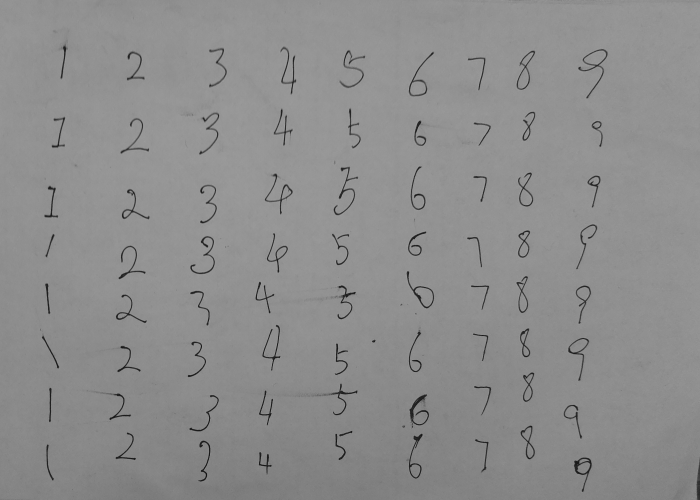
#> input picture 03.A4纸区域的图像二值化与数字提取/src/numbers_A4.png, 1400 x 1000 px (shown at 1/2 size)
$ python extract_binary_rect.py   (older library calls are emulated)
#> lines starting #> are read from the running program, lines starting #| are printed output that depends on the picture; after the words box and inside, x2 and y2 are one past the last pixel; in counts of white or black regions, pixels touching at a corner belong together

import cv2
import numpy as np
from matplotlib import pyplot as plt

# 载入图片
img = cv2.imread('numbers_A4.png')
#> img is the input picture: shape (1000, 1400, 3); min 8, max 168, mean 141.3


lowerb = (0,0,116)
upperb = (255,255,255)
# 根据hsv阈值 进行二值化
back_mask = cv2.inRange(cv2.cvtColor(img, cv2.COLOR_BGR2HSV), lowerb, upperb)
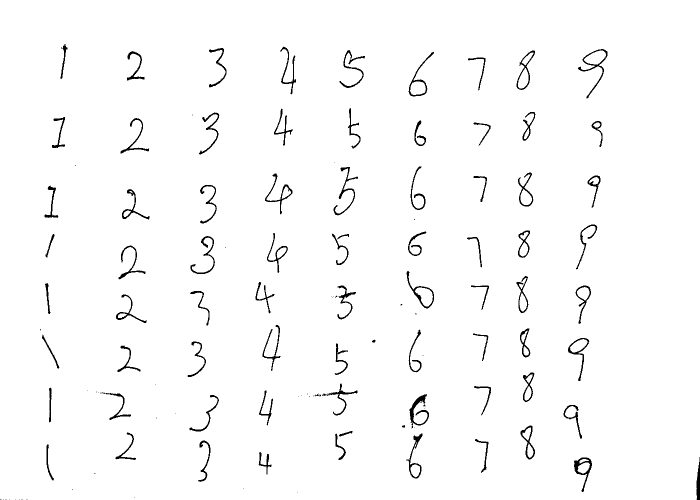
#> back_mask: shape (1000, 1400) (shown at 1/2 size); 97.9% white; 127 black regions (48 under 20 px), largest, box (x1, y1, x2, y2) and area: (819, 788, 858, 851) 773, (1156, 98, 1215, 197) 678, (1148, 915, 1184, 984) 670

cv2.imwrite('number_back_mask_by_hsv_threshold.png', back_mask)

# 形态学操作， 圆形核腐蚀
kernel = cv2.getStructuringElement(cv2.MORPH_ELLIPSE,(3,3))
back_mask = cv2.erode(back_mask, kernel, iterations=1)
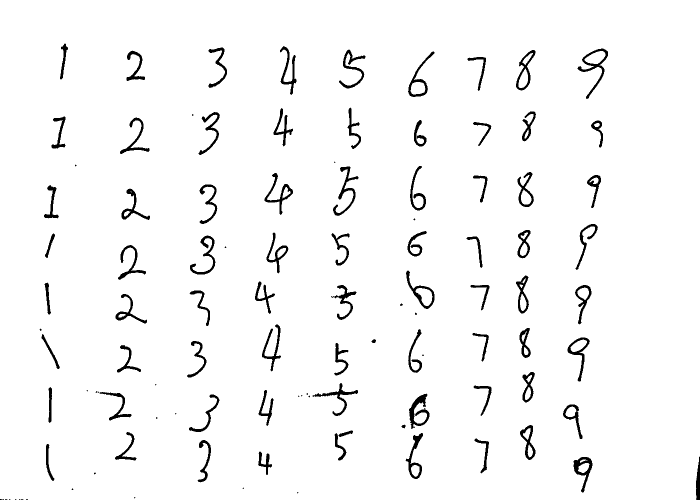
#> back_mask: shape (1000, 1400) (shown at 1/2 size); 96.6% white; 106 black regions (30 under 20 px), largest, box (x1, y1, x2, y2) and area: (818, 787, 859, 858) 1140, (1155, 97, 1216, 198) 1102, (666, 333, 717, 432) 1048
# 反色 变为数字的掩模
num_mask = cv2.bitwise_not(back_mask)
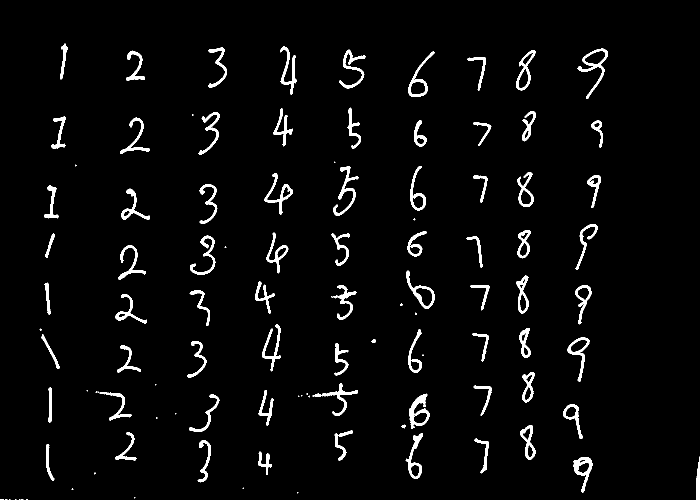
#> num_mask: shape (1000, 1400) (shown at 1/2 size); 3.4% white; 106 white regions (30 under 20 px), largest, box (x1, y1, x2, y2) and area: (818, 787, 859, 858) 1140, (1155, 97, 1216, 198) 1102, (666, 333, 717, 432) 1048
# 中值滤波
num_mask = cv2.medianBlur(num_mask,3)
#> num_mask: shape (1000, 1400); 3.4% white; 106 white regions (30 under 20 px)
cv2.imwrite('number_mask_filter_by_median.png', num_mask)

# 寻找轮廓
bimg, contours, hier = cv2.findContours(num_mask, cv2.RETR_EXTERNAL, cv2.CHAIN_APPROX_SIMPLE)
#> contours = 106 contours, 30 with area under 20; largest, box (x1, y1, x2, y2) and area: (1155, 97, 1216, 198) 1660, (812, 541, 869, 618) 1504, (818, 788, 859, 857) 1457, (1032, 100, 1071, 181) 1420, (816, 103, 869, 194) 1339

# 声明画布 拷贝自img
canvas = cv2.cvtColor(num_mask, cv2.COLOR_GRAY2BGR)
#> canvas: shape (1000, 1400, 3); 3.4% white; 106 white regions (30 under 20 px), largest, box (x1, y1, x2, y2) and area: (818, 788, 859, 857) 1143, (1155, 97, 1216, 198) 1105, (666, 333, 717, 432) 1051

def getStandardDigit(img):
    '''
        返回标准的数字矩阵
    '''
    STD_WIDTH = 32 # 标准宽度
    STD_HEIGHT = 64

    height,width = img.shape

    # 判断是否存在长条的1
    new_width = int(width * STD_HEIGHT / height)
    if new_width > STD_WIDTH:
        new_width = STD_WIDTH
    # 以高度为准进行缩放
    resized_num = cv2.resize(img, (new_width,STD_HEIGHT), interpolation = cv2.INTER_NEAREST)
    # 新建画布
    canvas = np.zeros((STD_HEIGHT, STD_WIDTH))
    x = int((STD_WIDTH - new_width) / 2)
    canvas[:,x:x+new_width] = resized_num

    return canvas

minWidth = 5 # 最小宽度
minHeight = 20 # 最小高度

base = 1000 # 计数编号
imgIdx = base # 当前图片的编号

# 检索满足条件的区域
for cidx,cnt in enumerate(contours):
    (x, y, w, h) = cv2.boundingRect(cnt)
    if w < minWidth or h < minHeight:
        # 如果不满足条件就过滤掉
        continue
    # 获取ROI图片
    digit = num_mask[y:y+h, x:x+w]
    digit = getStandardDigit(digit)
    cv2.imwrite('./digits_bin/{}.png'.format(imgIdx), digit)
    imgIdx+=1

    # 原图绘制圆形
    cv2.rectangle(canvas, pt1=(x, y), pt2=(x+w, y+h),color=(0, 255, 255), thickness=2)
#> this loop made 106 passes
#> (y, w, h, height in getStandardDigit, width in getStandardDigit) on passes 13, 14, 15, 16, 17, 18, 19, 20, 21, 23, 27, 31: (914, 38, 71, 71, 38), (913, 8, 87, 87, 8), (903, 27, 47, 47, 27), (888, 17, 74, 74, 17), (880, 26, 84, 84, 26), (877, 29, 69, 69, 29), (867, 24, 54, 54, 24), (866, 34, 92, 92, 34), (864, 43, 57, 57, 43), (850, 31, 70, 70, 31), (809, 39, 69, 69, 39), (789, 61, 75, 75, 61)
#> (y, w, h) on passes 5, 6, 7, 8, 9, 11: (998, 5, 2), (998, 5, 2), (998, 8, 2), (995, 1, 1), (985, 1, 1), (976, 1, 1)
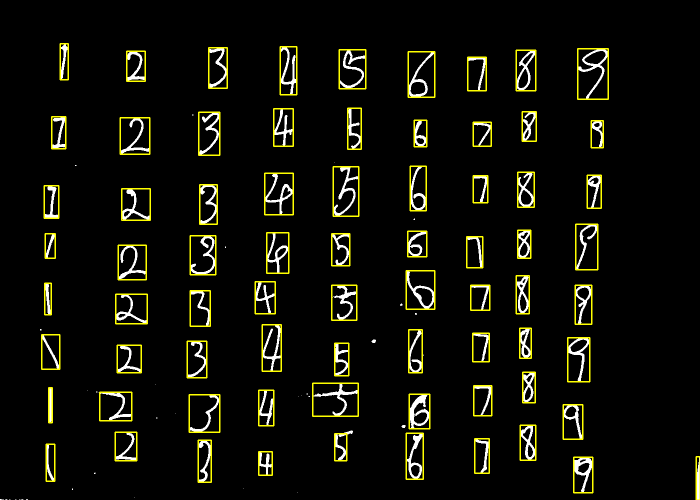
#> canvas: shape (1000, 1400, 3) (shown at 1/2 size); mean B, G, R 8.2, 16.7, 16.7
#> after the loop, imgIdx = 1073

cv2.imwrite('number_mask_mark_rect.png', canvas)
